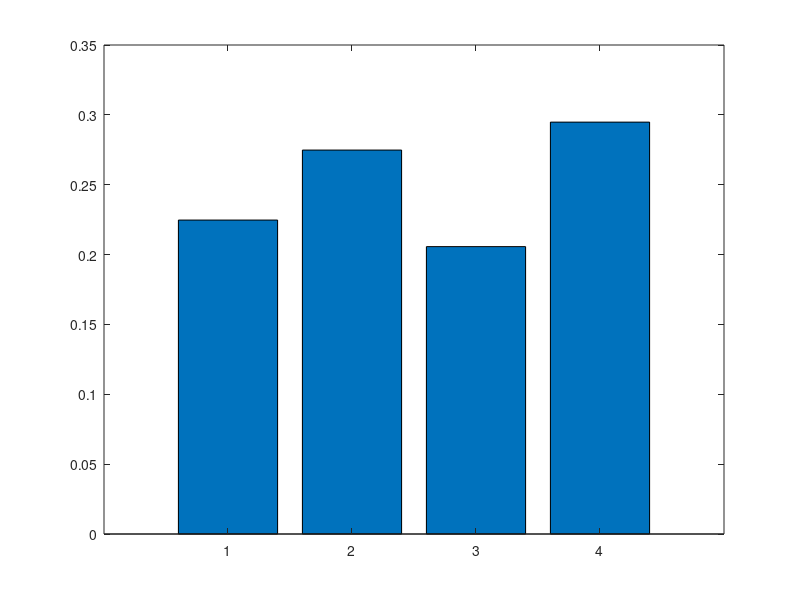

Reproduce this figure in MATLAB.
% David House
% CS 542
% Assignment 3
% Problem 1

function outcome = problem1()

	count_1 = 0;
	count_2 = 0;
	count_3 = 0;
	count_4 = 0;
	for i = 1:10000
	    dataPoint = rand;

		% Classify Category: A
	    if (dataPoint <= 0.22)
	        count_1 = count_1 + 1;

		% Classify Category: B
	    elseif (dataPoint > 0.22 && dataPoint <= 0.5)
	        count_2 = count_2 + 1;

		% Classify Category: C
	    elseif (dataPoint > 0.5 && dataPoint <= 0.7)
	        count_3 = count_3 + 1;

		% Classify Category: D
	    else 
	        count_4 = count_4 + 1;
	    end
	end

	outcome = [ (count_1 / 10000), (count_2 / 10000), (count_3 / 10000), (count_4 / 10000) ];

	bar(outcome);
end
